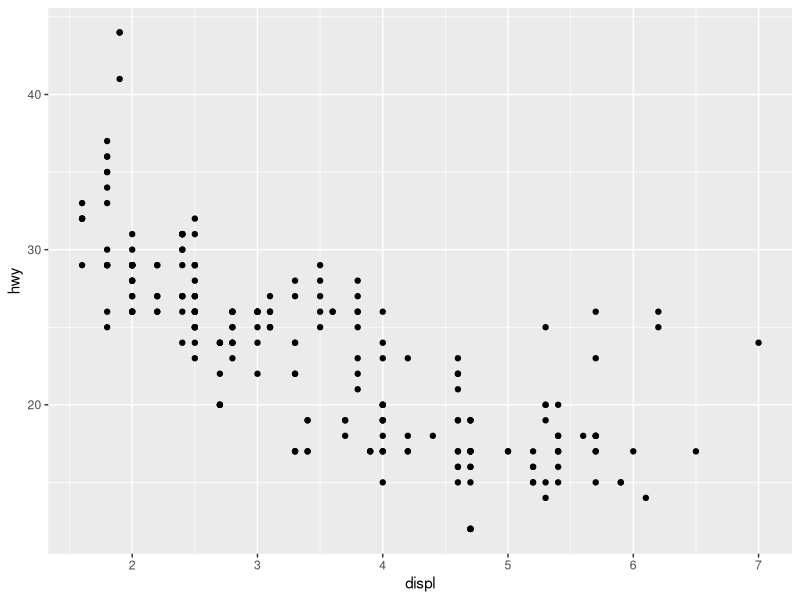
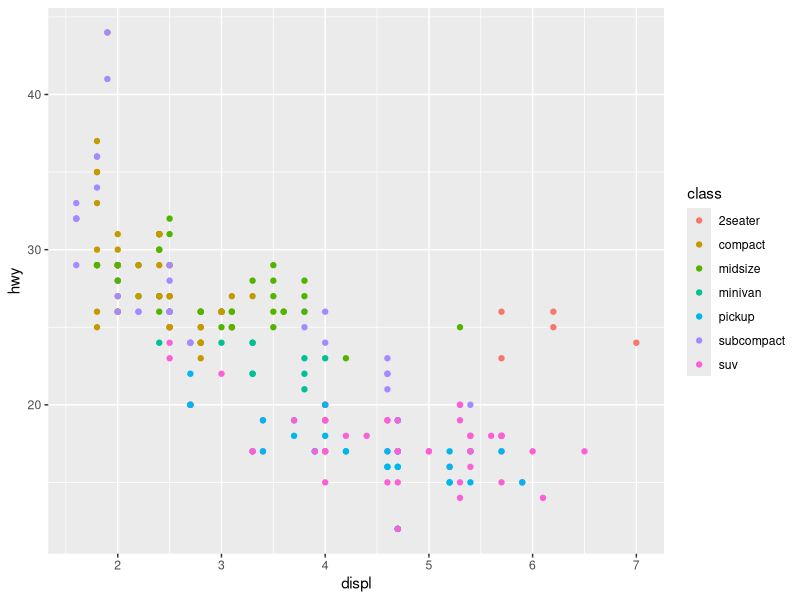
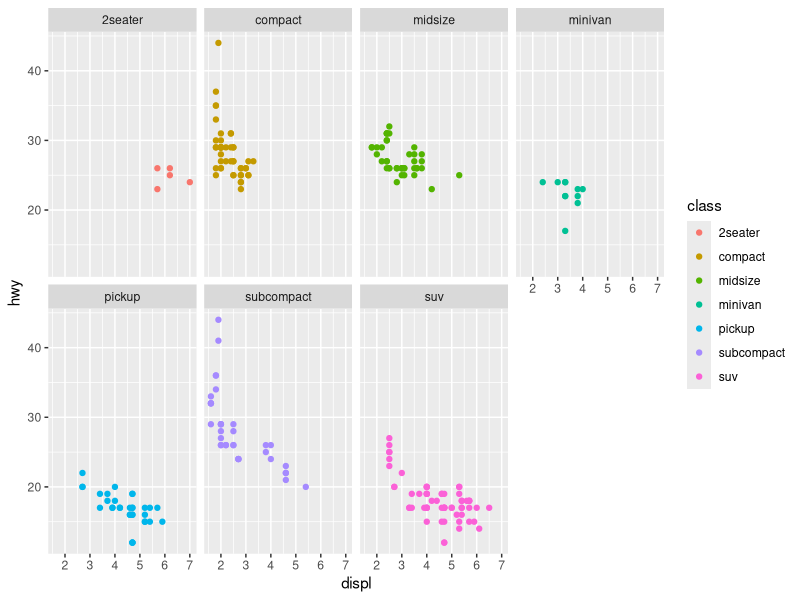
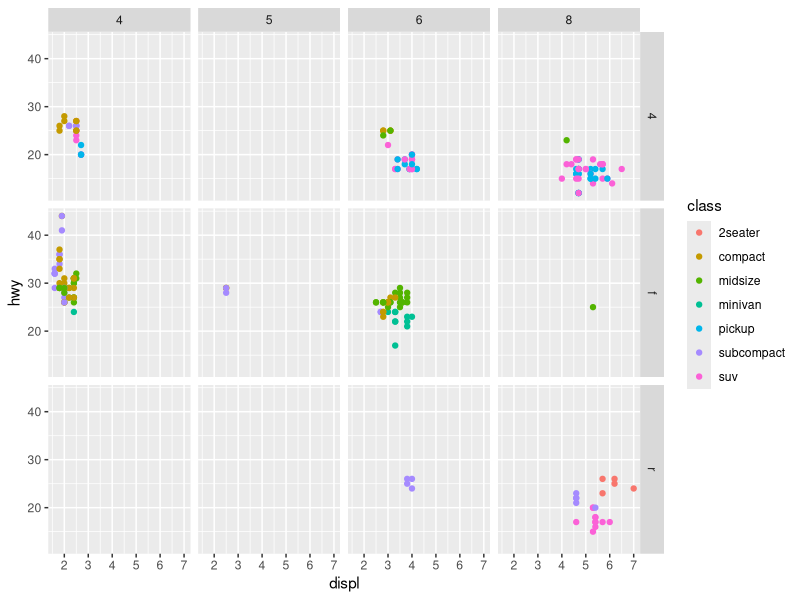
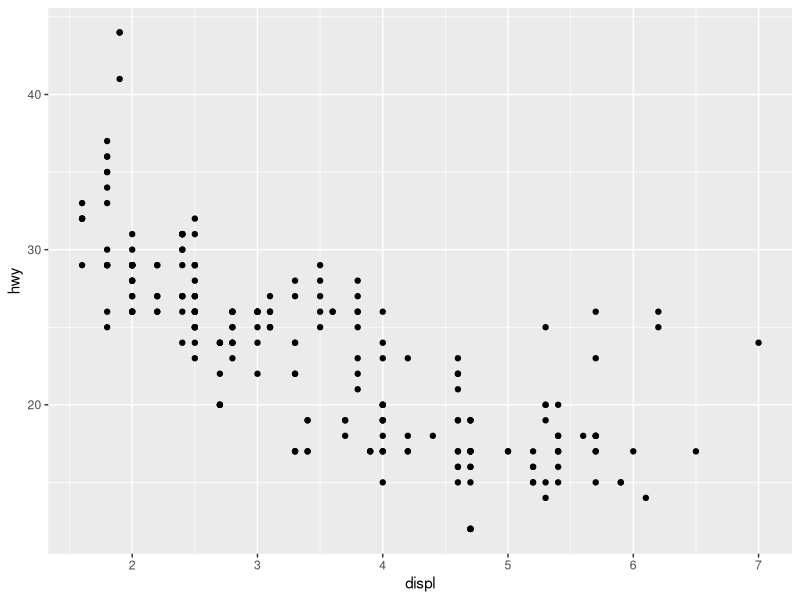
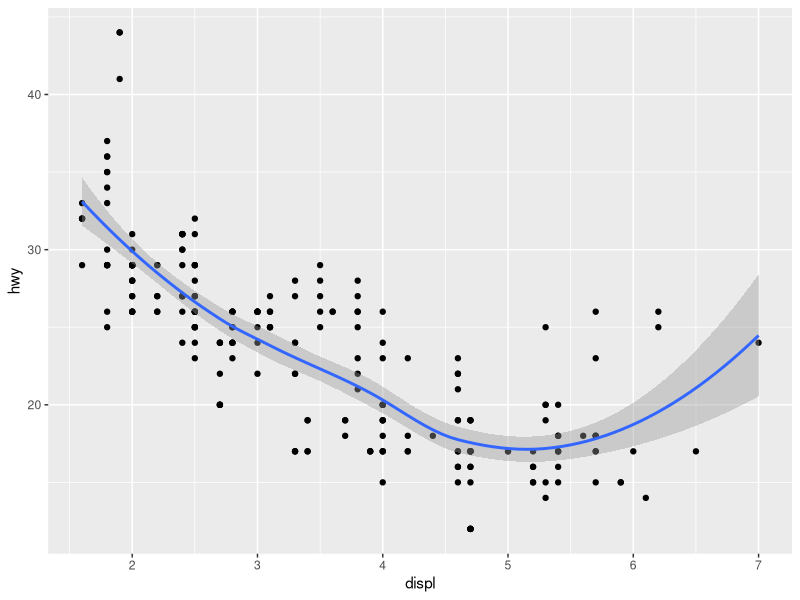
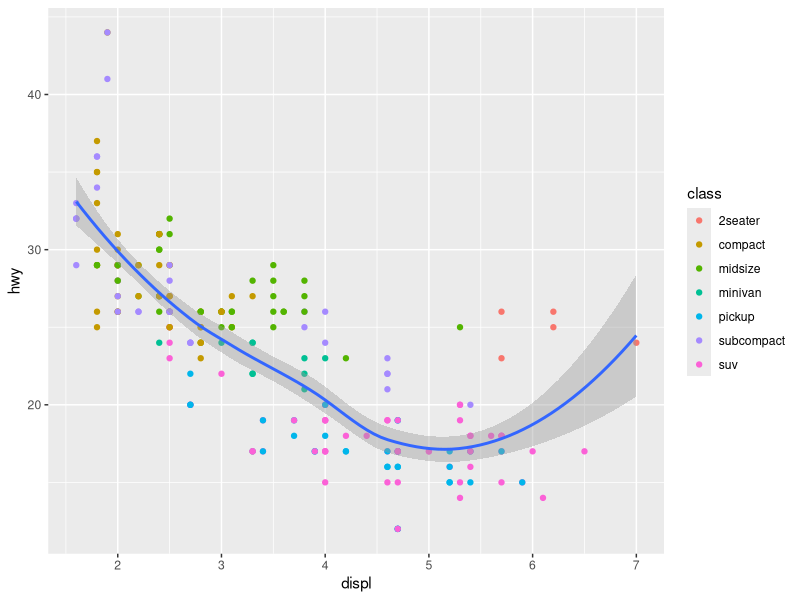
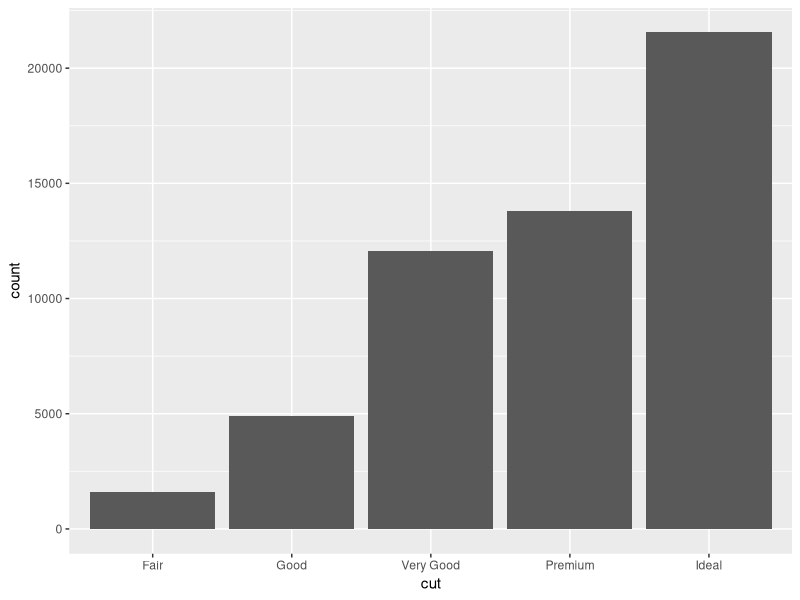

Source code (R) for these figures, in order:
## ---- chunk 1
knitr::opts_chunk$set(echo = TRUE)
## ---- chunk 2
my_string <- "hello world"
print(my_string)
x <- 9
y <- 15
z <- x + y
print(z)
# run the whole code chunk with ctrl + shift  + enter
## ---- chunk 3
# Logical TRUE, FALSE

v <- TRUE
print(class(v))

# Numeric 
v <- 23.9
print(class(v))

# Integer 2L, 34L, 0L
v <- 2L
print(class(v))


# complex  3 + 2i
v <- 2 + 5i
print(class(v))

# character 'a',  'good', 'TRUE'
v <- "TRUE"
print(class(v))

# raw "Hello" is stored as 48 65 6c 6c 6f
v <- charToRaw("Hello")
print(class(v))

##########################################
# Create a vector
apple <- c('red', 'green', 'yellow')
print(apple)

# Get the class of the vector
print(class(apple))
## ---- chunk 4
# Create a list
list1 <- list(c(2,5,3), 25.45, sin,TRUE)
print(list1)
print(class(list1))
## ---- chunk 5
#  Create a matrix
M <- matrix(c('a', 'a', 'b', 'c', 'b', 'a'), nrow <- 2, ncol <- 3, byrow <- TRUE)
print(M)
print(class(M))
## ---- chunk 6
# create an array
a <- array(c('green',  'yellow'), dim <- c(3,3,2))
print(a)
print(class(a))
## ---- chunk 7
# create a vector
apple_colors <- c('green', 'yellow', 'red', 'yellow', 'green', 'green', 'red','red')

# create a factor object
factor_apple <- factor(apple_colors)

# print the factor
print(factor_apple)
print(nlevels(factor_apple))
## ---- chunk 8
#  create a data frame
BMI <- data.frame(
  gender <- c('Male', 'Male', 'Female'),
  height <- c(152,171.5,165),
  weight <- c(81,99,68),
  age <- c(45,NA,12)
)
print(BMI)
## ---- chunk 9
install.packages("tidyverse") #installs

library(tidyverse) # imports
## ---- chunk 10

mpg %>%  # built -in data-set in the tidyverse ecosystem which is car mileage per gallon
dplyr::filter(model == "a4") %>%  # return all rows that satisfy conditions

dplyr::arrange(displ, cty) %>%  # re-order your columns

dplyr::mutate(old = year < 2000, AWD = drv == 'f') %>%  # add new preserve old

# dplyr::transmute(AWD = drv == 'f') # add new drop old

dplyr::select(-drv) # keep or remove columns

mpg %>%  
dplyr::count(model, sort = T) # create aggregate stats

## ---- chunk 11
# ggplot(data = <DATA>) + 
# <GEOM_FUNCTION>(mapping = aes(<MAPPINGS>))

# ggplot is just an empty canvas
# geom_point is just a scatter-plot with a bunch of points on it
# you map the aesthetic(aes), which is just an x and y axis to the scatter-plot chart

ggplot(data = mpg) + geom_point(mapping = aes(x = displ, y = hwy))

ggplot(data = mpg) + geom_point(mapping = aes(x = displ, y = hwy, color = class))

ggplot(data = mpg) + geom_point(mapping = aes(x = displ, y = hwy, color = class)) + facet_wrap(~ class, nrow = 2)

ggplot(data = mpg) + geom_point(mapping = aes(x = displ, y = hwy, color = class)) + facet_grid(drv ~ cyl)

ggplot(data = mpg) + geom_point(mapping = aes(x = displ, y = hwy))

ggplot(data = mpg) + geom_point(mapping = aes(x = displ, y = hwy)) + geom_smooth(mapping = aes(x = displ, y = hwy))

ggplot(data = mpg, mapping = aes(x = displ, y = hwy)) + geom_point(mapping = aes(color = class)) + geom_smooth()

ggplot(data = diamonds) + geom_bar(mapping = aes(x=cut)) 
## ---- chunk 12
diamonds
smaller <- diamonds %>% filter(carat < 3)

ggplot(data = smaller, mapping = aes(x = carat)) + geom_histogram(binwidth = 0.3)

ggplot(data = mpg) + geom_boxplot(mapping = aes(x = reorder(class, hwy, FUN = median), y = hwy))

diamonds %>% count(color, cut, sort = T) %>% ggplot(mapping = aes(x = color, y = cut)) + geom_tile(mapping = aes(fill = n))
